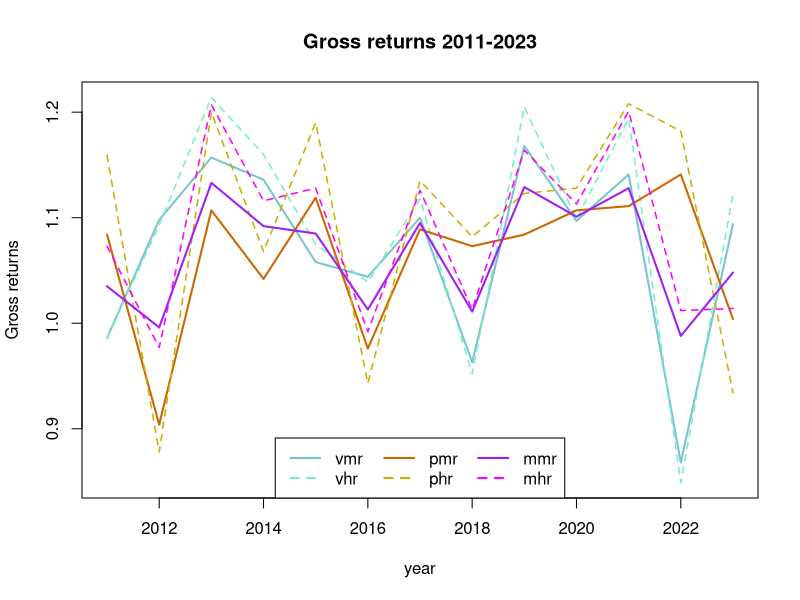
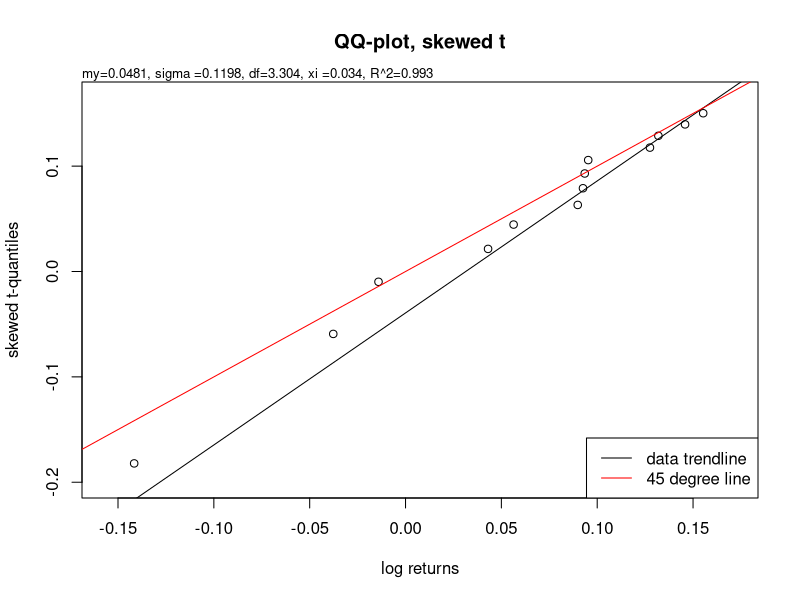
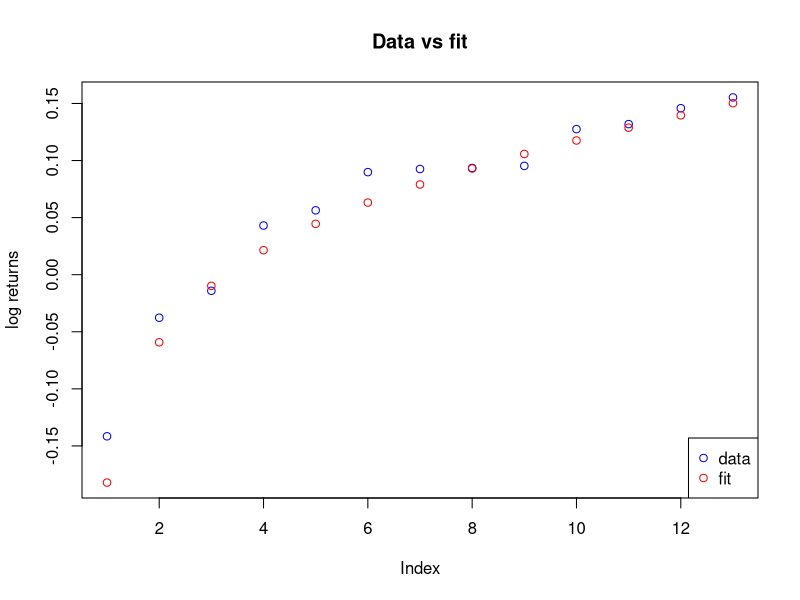
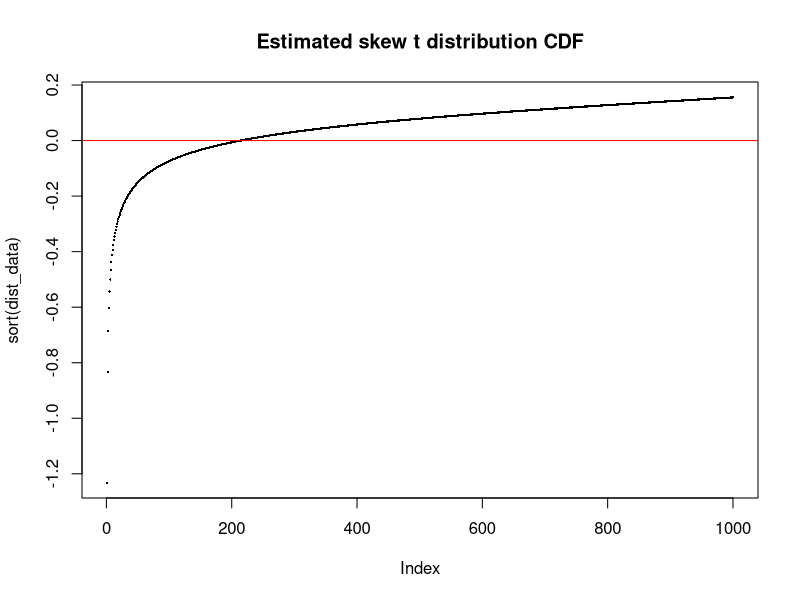
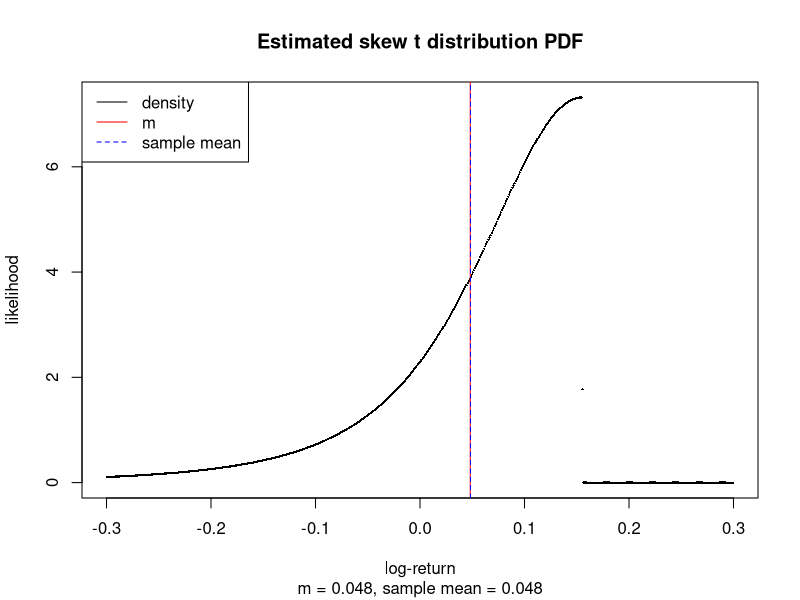
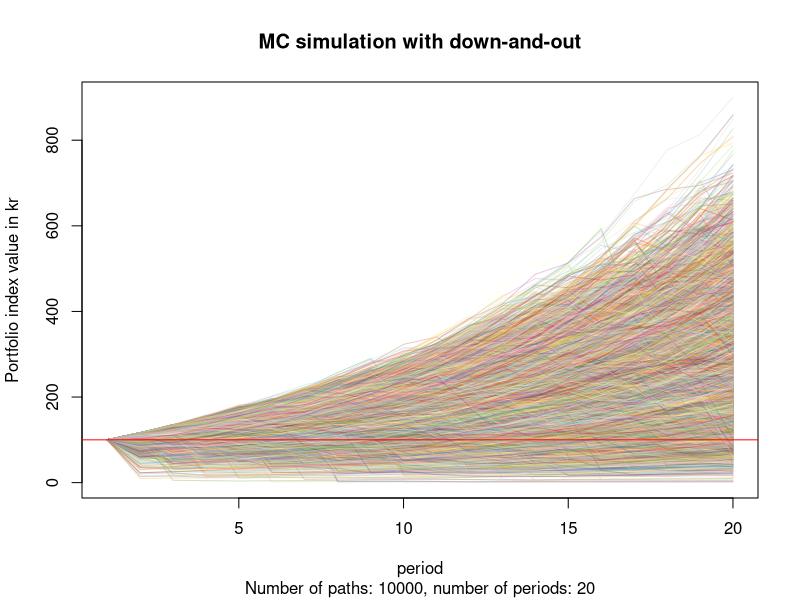

Reproduce these figures in R, in order. (Note: this script raises an error after producing the figures.)
## ---- chunk 1
knitr::opts_chunk$set(echo=FALSE, warning=FALSE, message=FALSE)
## ---- chunk 2
library("fGarch")
library(RColorBrewer)
library(scales)
library(dplyr)
## ---- chunk 3
mc_num_paths <- 10000
mc_num_periods <- 20
mc_dao <- TRUE
## ---- chunk 4

## Calculate risk percentiles.
## data can be a data frame or a list of data frames.
# risk_percentiles <- function(data, percent, max_or_min) {
#   init_capital = 100
#   if(!is.list(data)) {
#     init_capital = 100
#   } else {
#     init_capital <- init_capital/length(data)
#     vect <- data[[1]]
#     if(length(data) > 1) {
#       for(i in 2:length(data)) {
#         vect <- vect + data[[i]]
#       }
#     }
#     data <- vect
#   }
#   if(max_or_min == "max"){
#       init_capital * (length(which(data < (100 - percent)/100)) + 0.5) / 1000
#     } else {
#       init_capital * (length(which(data > (100 + percent)/100)) + 0.5) / 1000
#     }
# }

## dist_data is given as log returns.
risk_percentiles <- function(dist_data, percent, max_or_min) {
  num_points <- length(dist_data)
  log_returns <- sort(dist_data)
  if(max_or_min == "max"){
    100 * (length(which(dist_data < log((100 - percent)/100)))) / num_points
  } else {
    100 * (length(which(dist_data > log((100 + percent)/100)))) / num_points
  }
}
risk_percentiles <- Vectorize(risk_percentiles, "percent")
  
## Estimate risk
risk_estimate <- function(dist_data, max_or_min = "max", percent) {
  if(max_or_min == "max") {
    cat("What is the risk of losing max", percent,"%? =<", risk_percentiles(dist_data, percent, max_or_min), "percent\n")
  } else {
    cat("What is the chance of gaining min", percent,"%? >=",risk_percentiles(dist_data, percent, max_or_min), "percent\n")
  }
}

## down_and_out_df() takes a data frame as input.
## For each column, the first element which is below the threshold and all following elements
## are set to 0.
down_and_out_df <- function(df, threshold) {
  ll <- lapply(df,
    function(vect) {
      n <- length(vect) 
      for(i in seq_along(vect)) {
        if(vect[i] < threshold ) {
          if(i == n) {break}
          vect[(i):n] <- rep(0, n - i + 1)
          break
        }
      }
      vect
    }
  )
  as.data.frame(ll)
}

down_and_out_vect <- function(vect, threshold) {
  n <- length(vect) 
  for(i in seq_along(vect)) {
    if(vect[i] < threshold ) {
      if(i == n) {break}
      vect[(i):n] <- rep(0, n - i + 1)
      break
    }
  }
  vect
}

count_num_dao <- function(df, threshold = 0) {
  length(which(df[nrow(df), ] <= threshold))
}

df_summary_to_df <- function(df_summary) {
  summary_df_pre <- as.data.frame(df_summary)
  summary_levels <- levels(summary_df_pre$Var2)
  summary_df <- data.frame(
    matrix(
      length(summary_levels), 
      nrow=nrow(
        summary_df_pre[summary_df_pre$Var2 == summary_levels[[1]], ]
      )
    )
  )
  summary_df_2 <- summary_df
  for(i in seq_along(summary_levels)) {
    summary_df[, i] <- summary_df_pre[summary_df_pre$Var2 == summary_levels[i], "Freq"]
  }

  row_names <- c("Min.   :", "1st Qu.:", "Median :", "Mean   :", "3rd Qu.:", "Max.   :")
  for(i in 1:nrow(summary_df)) {
    for(j in 1:ncol(summary_df)) {
      summary_df_2[i, j] <- as.numeric(gsub(row_names[i], "", summary_df[i, j]))
    }
  }
  names(summary_df_2) <- unlist(lapply(summary_levels, function(x) {gsub(" ", "", x)}))
  row.names(summary_df_2) <- row_names
  summary_df_2
}

## Rank funds for each metric in a summary data frame
## sorting is a list of elements being either "hi" or "lo", one element for each
## metric. If "hi", sort descending, if "lo", sort ascending.
rank_summary <- function(summary_df, sorting) {
  ll <- list()
  for(i in 1:nrow(summary_df)) {
    ll[[i]] <- data.frame(unlist(summary_df[i, ]), colnames(summary_df))
    #colnames(ll[[i]]) <- c(rownames(summary_df)[i], paste0(rownames(summary_df)[i], "_ranking"))
    colnames(ll[[i]]) <- c(rownames(summary_df)[i], "ranking")
    ifelse(
      sorting[i] == "hi",
      ll[[i]] <- arrange(
        ll[[i]],
        desc(
          get(colnames(ll[[i]])[1])
        )
      ),
      ll[[i]] <- arrange(
        ll[[i]],
        get(colnames(ll[[i]])[1])
      )
    )
    ifelse(
      i == 1,
      mc_rankings <- ll[[i]],
      mc_rankings <- cbind(mc_rankings, ll[[i]])
    )
  }
  
  rownames(mc_rankings) <- 1:nrow(mc_rankings)
  mc_rankings
}

max_sum <- function(data_vector, p = 1) {
  ms <- c()
  x <- data_vector
  for(n in seq_along(data_vector)) {
    ms[n] <- max(x[1:n]^p) / sum(x[1:n]^p)
  }
  ms
}

plot_max_sum <- function(fit, num_periods) {
  ms_log_returns <- rsstd(num_periods - 1, fit$m, fit$s, fit$nu, fit$xi)
  par(mfrow = c(2, 2))
  lapply(1:4, function(p) {
    ms_vector <- max_sum(ms_log_returns, p)
    plot(ms_vector, type = "l", ylim = c(min(ms_vector), max(ms_vector)), xlab = "n", ylab = paste0("MS(", p, ")"), main = paste0("MS(", p, ")")
    )
  })
  par(mfrow = c(1, 1))
}


## Fit data to a skewed t distribution
fit_skewed_t <- function(x, method = "BFGS") {
  loglik_sstd = function(beta) sum(- dsstd(x, mean = beta[1], sd = beta[2], nu = beta[3], xi = beta[4], log = TRUE))
  start = c(mean(x), sd(x), 3, 1)
  #fit_sstd = optim(start, loglik_sstd, hessian = F, method="L-BFGS-B", lower = c(0, 0.1, 1.1, -2))
  fit_sstd = optim(start, loglik_sstd, method = method)

  n = length(x)
  
  AIC_sstd = 2 * fit_sstd$value + 2 * 4
  BIC_sstd = 2 * fit_sstd$value + log(n) * 4
  #sd_sstd = sqrt(diag(solve(fit_sstd$hessian)))
  cat("\n")
  #cat("sd_sstd:", sd_sstd)
  cat("AIC:", AIC_sstd, "\n")
  cat("BIC:", BIC_sstd, "\n")
  
  # Middelværdi:
  mu_sstd_fit <- fit_sstd$par[1]#/1000
  cat("m:", mu_sstd_fit, "\n")
  
  # Spredning:
  sigma_sstd_fit <- fit_sstd$par[2]#/1000
  cat("s:", sigma_sstd_fit, "\n")
  
  # Frihedsgrader:
  nu_sstd_fit <- fit_sstd$par[3] # 3.36019
  cat("nu (df):", nu_sstd_fit, "\n")
  
  xi_sstd_fit <- fit_sstd$par[4] # 0.8436514
  cat("xi:", xi_sstd_fit, "\n")
  
  fit <- qsstd((1:n - 0.5)/n, mean = fit_sstd$par[1], sd = fit_sstd$par[2], nu = fit_sstd$par[3], xi = fit_sstd$par[4])

  r_squared <- cor(sort(fit), sort(x))
  # R^2
  r_squared_round <- round(r_squared, 3)
  cat("R^2:", r_squared_round, "\n")
  cat("\n")
  
  range_cuts <- c(0.0, 0.5, 0.9, 0.95, 0.99, 1.0)
  interpretations <- c(
    paste0("An R^2 of ", r_squared_round, " suggests that the fit is not great."),
    paste0("An R^2 of ", r_squared_round, " suggests that the fit is not completely random."),
    paste0("An R^2 of ", r_squared_round, " suggests that the fit is good."),
    paste0("An R^2 of ", r_squared_round, " suggests that the fit is very good."),
    paste0("An R^2 of ", r_squared_round, " suggests that the fit is extremely good.")
  )
  
  cat(interpretations[findInterval(r_squared_round, range_cuts)])
  cat("\n")
  cat("\n")
  
  dist_data <- qsstd((1:1000 - 0.5)/1000, mean = fit_sstd$par[1], sd = fit_sstd$par[2], nu = fit_sstd$par[3], xi = fit_sstd$par[4])
  
  dens_data <- dsstd((-299:300 - 0.5)/1000, mean = fit_sstd$par[1], sd = fit_sstd$par[2], nu = fit_sstd$par[3], xi = fit_sstd$par[4])
  
  sample_mean <- mean(dist_data)

  risk_estimate(dist_data, "max", 10)
  risk_estimate(dist_data, "max", 25)
  risk_estimate(dist_data, "max", 50)
  risk_estimate(dist_data, "max", 90)
  risk_estimate(dist_data, "max", 99)
  cat("\n")
  risk_estimate(dist_data, "min", 10)
  risk_estimate(dist_data, "min", 25)
  risk_estimate(dist_data, "min", 50)
  risk_estimate(dist_data, "min", 90)
  risk_estimate(dist_data, "min", 99)

  theoretical_quantiles <- qsstd(ppoints(n), mu_sstd_fit, sigma_sstd_fit, nu_sstd_fit, xi_sstd_fit)
  
  output <- list(
    # Plot with estimated skewed t-distribution
    # qq plot for t-distribution
    qqplot = function() {qqplot(x = x, y = theoretical_quantiles, main = "QQ-plot, skewed t", xlab = "log returns", ylab = "skewed t-quantiles",  xlim = c(min(x) - abs(min(x))/10, max(x) + abs(max(x))/10), ylim = c(min(fit) - abs(min(fit))/10, max(fit) + abs(max(fit))/10))
    mtext(paste0("my=", round(mu_sstd_fit, 4),", sigma =", round(sigma_sstd_fit, 4),", df=",round(nu_sstd_fit, 3), ", xi =", round(xi_sstd_fit, 3), ", R^2=", r_squared_round), side=3,  cex = 0.8, adj=0)
    qqline(x, distribution = function(p) qsstd(p, mu_sstd_fit, sigma_sstd_fit, nu_sstd_fit, xi_sstd_fit), datax = TRUE, col="black")
    abline(0, 1, col = "red")
    legend("bottomright", legend = c("data trendline", "45 degree line"), col = c("black", "red"), lty = c(1, 1))
    },
    fit_plot = function() {
      plot(sort(x), col="blue", ylab = "log returns", main = "Data vs fit",
           ylim = c(min(c(x, fit)), max(c(x, fit))))
      points(sort(fit), col="red")
      legend("bottomright", legend = c("data", "fit"), col = c("blue", "red"), pch = c(1, 1))
    },
    dist_plot = function() {
      plot(sort(dist_data), pch = 16, cex = 0.3, main = "Estimated skew t distribution CDF")
      abline(a = 0, b = 0, col = "red")
    },
    dens_plot = function() {
      plot(x = (-299:300 - 0.5)/1000, y = dens_data, cex = 0.3, pch = 16, xlab = "log-return", ylab = "likelihood", main = "Estimated skew t distribution PDF",
      sub = paste0("m = ", round(mu_sstd_fit, 3), ", sample mean = ", round(sample_mean, 3)))
      abline(v = mu_sstd_fit, col = "red")
      abline(v = sample_mean, lty = 2, col = "blue")
      legend("topleft", legend = c("density", "m", "sample mean"), col = c("black", "red", "blue"), lty = c(1, 1, 2))
    },
    data = x,
    fit = fit,
    dist_data = dist_data,
    dens_data = dens_data,
    m = mu_sstd_fit,
    s = sigma_sstd_fit,
    nu = nu_sstd_fit,
    xi = xi_sstd_fit,
    r_squared = r_squared,
    theoretical_quantiles = theoretical_quantiles
  )
  
  comment(output) <- "single_fit"
  output
}


# mc_simulation <- function(fit, num_paths = 1000, num_periods = 20, dao = TRUE) {
#   init_capital = 100
# 
#   qual_col_pals = brewer.pal.info[brewer.pal.info$category == 'qual',]
#   col_vector = unlist(mapply(brewer.pal, qual_col_pals$maxcolors, rownames(qual_col_pals)))
# 
#   mc_df <- data.frame(rep(0, num_periods))
#   for(j in 1:num_paths) {
#     mc_df[ ,j] <- init_capital * exp(cumsum(rsstd(num_periods, fit$m, fit$s, fit$nu, fit$xi)))
#   }
# 
#   colnames(mc_df) <- 1:num_paths
#   
#   mc_m <- mean(unlist(mc_df[num_periods, ]))
#   mc_s <- sd(unlist(mc_df[num_periods, ]))
#   mc_min <- min(unlist(mc_df[num_periods, ]))
#   mc_max <- max(unlist(mc_df[num_periods, ]))
#   
#   cat("Mean total portfolio index value after", num_periods, "years:", mc_m, "kr.\n")
#   cat("SD of total portfolio index value after", num_periods, "years:", mc_s, "kr.\n")
#   cat("Min total portfolio index value after", num_periods, "years:", mc_min, "kr.\n")
#   cat("Max total portfolio index value after", num_periods, "years:", mc_max, "kr.\n")
#   cat("\n")
#   
#   list(
#     mc_plot = function() {
#       plot(mc_df[, 1], type = "l", ylim = c(min(mc_df), max(mc_df)), xlab = "period", ylab = "Portfolio index value in kr", )
#       lapply(mc_df[, -1], function(x) {
#         lines(x, col = alpha(sample(col_vector, num_paths, replace = TRUE), 0.3))}
#       )
#       #polygon(x = c(0, num_periods, num_periods, 0), y = c(min(mc_df), min(mc_df), 0, 0), col = rgb(0.4, 0.4, 0.4, 0.25), border = NA)
#       abline(100, 0, lwd=1, col="red")
#     },
#     mc_plot_last_period = function() {
#       plot(
#         sort(unlist(mc_df[num_periods, ])), pch = 16, cex = 0.3,
#         xlab = "Sample ID",
#         ylab = "Portfolio index value in kr"
#       )
#       #polygon(x = c(0, num_paths, num_paths, 0), y = c(min(mc_df), min(mc_df), 0, 0), col = rgb(0.4, 0.4, 0.4, 0.25), border = NA)
#       abline(100, 0, lwd=1, col="red")
#       mtext(side=3, line=2, at=-0.07, adj=0, cex=1, "Sorted portfolio index values for last period of all runs")
#       mtext(side=3, line=1, at=-0.07, adj=0, cex=0.7, "(100 is par, 200 is double, 50 is half)")
#     },
#     mc_m = mc_m,
#     mc_s = mc_s,
#     mc_min = mc_min,
#     mc_max = mc_max,
#     mc_df = mc_df
#   )
# }


## Monte Carlo simulation
## Creates a data frame where each column is a simulated series, and the number 
## of rows is the number of periods in each series.
## The fit parameter can be a single output from fit_skewed_t(), or a list of 
## outputs from fit_skewed_t().
## mc_simulation() will create a separate simulation for each fit, dividing an 
## initial value of 100 between them, and then add the simulations together.
## For instance, if there are two fits, the first column of the simulations data 
## frame for the first fit will be added to the first column of the second df, ect.
## If dao=TRUE, will calculate down-and-out paths. For each column, the first 
## element which is below the threshold and all following elements are set to 0.

mc_simulation <- function(
    fit, 
    num_paths = 1000, 
    num_periods = 20,
    dao = TRUE,
    threshold = 0.01
    ) {
  init_capital = 100

  qual_col_pals = brewer.pal.info[brewer.pal.info$category == 'qual',]
  col_vector = unlist(mapply(brewer.pal, qual_col_pals$maxcolors, rownames(qual_col_pals)))

  ## Each single fit has comment "single_fit".
  ## A list if fits will not have a comment.
  if(is.null(comment(fit))) {
    ## A list of fits
    init_capital = 100/length(fit)
    mc_df <- data.frame(matrix(rep(0, num_paths * num_periods), nrow = num_periods))
    for(i in seq_along(fit)) {
      for(j in 1:num_paths) {
        mc_df[ ,j] <- mc_df[ ,j] + c(init_capital, init_capital * exp(cumsum(rsstd(num_periods - 1, fit[[i]]$m, fit[[i]]$s, fit[[i]]$nu, fit[[i]]$xi))))
      }
    }
  } else {
    if(comment(fit) == "single_fit") {
      mc_df <- data.frame(rep(0, num_periods))
      for(j in 1:num_paths) {
        mc_df[ ,j] <- c(init_capital, init_capital * exp(cumsum(rsstd(num_periods - 1, fit$m, fit$s, fit$nu, fit$xi))))
      }
    }
  }
  

  if(dao == TRUE) {
    mc_df <- down_and_out_df(mc_df, threshold)
    num_dao <- count_num_dao(mc_df)
    dao_probability_percent <- 100 * num_dao/num_paths
    
    cat("Down-and-out simulation:\n")
    cat("Probability of down-and-out:", dao_probability_percent, "percent\n")
    cat("\n")
  } else {
    cat("Simulation (ignoring down-and-out):\n")
    dao_probability_percent <- NA
  }

  colnames(mc_df) <- 1:num_paths

  mc_m <- mean(unlist(mc_df[num_periods, ]))
  mc_s <- sd(unlist(mc_df[num_periods, ]))
  mc_min <- min(unlist(mc_df[num_periods, ]))
  mc_max <- max(unlist(mc_df[num_periods, ]))
  
  percent_losing_paths <- 100 * count_num_dao(mc_df, threshold = 100)/num_paths

  cat("Mean portfolio index value after", num_periods, "years:", round(mc_m, 3), "kr.\n")
  cat("SD of portfolio index value after", num_periods, "years:", round(mc_s, 3), "kr.\n")
  cat("Min total portfolio index value after", num_periods, "years:", round(mc_min, 3), "kr.\n")
  cat("Max total portfolio index value after", num_periods, "years:", round(mc_max, 3), "kr.\n")
  cat("\n")
  cat("Share of paths finishing below 100:", percent_losing_paths, "percent")

  list(
    mc_plot = function() {
      plot(mc_df[, 1], type = "l", ylim = c(min(mc_df), max(mc_df)), xlab = "period", ylab = "Portfolio index value in kr", main = paste0("MC simulation ", ifelse(dao == TRUE, "with down-and-out", "ignoring down-and-out")), sub = paste0("Number of paths: ", num_paths, ", number of periods: ", num_periods))
      lapply(mc_df[, -1], function(x) {
        lines(x, col = alpha(sample(col_vector, num_paths, replace = TRUE), 0.3))}
      )
      abline(100, 0, lwd=1, col="red")
    },
    mc_plot_last_period = function() {
      plot(
        sort(unlist(mc_df[num_periods, ])), pch = 16, cex = 0.3,
        xlab = "Sample ID",
        ylab = "Portfolio index value in kr"
      )
      abline(100, 0, lwd=1, col="red")
      mtext(side=3, line=2, at=-0.07, adj=0, cex=1, "Sorted portfolio index values for last period of all runs")
      mtext(side=3, line=1, at=-0.07, adj=0, cex=0.7, "(100 is par, 200 is double, 50 is half)")
    },
    mc_m = mc_m,
    mc_s = mc_s,
    mc_min = mc_min,
    mc_max = mc_max,
    mc_df = mc_df,
    dao_probability_percent = dao_probability_percent,
    percent_losing_paths = percent_losing_paths
  )
}
## ---- chunk 5
# Velliv medium risk returns
vmr <- log(c(0.986, 1.098, 1.157, 1.136, 1.058, 1.044, 1.100, 0.963, 1.168, 1.097, 1.141, 0.868, 1.094))

# Velliv medium risk return, long period: 2007-2023
vmrl <- log(c(1.058, 0.801, 1.193, 1.129, 1.035, 0.996, 1.133, 1.092, 1.085, 1.013, 1.095, 1.011, 1.129, 1.101, 1.128, 0.988, 1.048))

# PFA medium risk returns
pmr <- log(c(1.084, 0.904, 1.107, 1.042, 1.119, 0.976, 1.089, 1.073, 1.084, 1.107, 1.111, 1.141, 1.004))

# Mix medium risk return
mmr <- log(c(1.035, 0.996, 1.133, 1.092, 1.085, 1.013, 1.095, 1.011, 1.129, 1.101, 1.128, 0.988, 1.048))

# Velliv high risk returns
vhr <- log(c(0.986, 1.093, 1.214, 1.160, 1.075, 1.039, 1.118, 0.952, 1.205, 1.099, 1.194, 0.849, 1.122))

# PFA high risk return
phr <- log(c(1.159, 0.878, 1.200, 1.068, 1.190, 0.943, 1.135, 1.082, 1.123, 1.128, 1.208, 1.182, 0.934))
  
# Mix high risk return
mhr <- log(c(1.073, 0.977, 1.207, 1.116, 1.128, 0.992, 1.126, 1.013, 1.164, 1.113, 1.201, 1.012, 1.014))

data_df <- data.frame(
  vmr = vmr,
  pmr = pmr,
  mmr = mmr,
  vhr = vhr,
  phr = phr,
  mhr = mhr
)

data_df_l <- data.frame(
  vmrl = vmrl
)
## ---- chunk 6
all_data <- exp(c(vmr, vhr, pmr, phr, mmr, mhr))
plot(x = c(2011:2023), y = exp(vmr), type = "l",  lty = 1, lwd = 2, xlab = "year", ylab = "Gross returns", col = "#7AC5CD", ylim = c(min(all_data), max(all_data)), main = "Gross returns 2011-2023")
lines(x = c(2011:2023), y = exp(vhr), col = "#76EEC6",  lty = 2, lwd = 1.5)
lines(x = c(2011:2023), y = exp(pmr), col = "#CD6600",  lty = 1, lwd = 2)
lines(x = c(2011:2023), y = exp(phr), col = "#CDAD00",  lty = 2, lwd = 1.5)
lines(x = c(2011:2023), y = exp(mmr), col = "#A020F0",  lty = 1, lwd = 2)
lines(x = c(2011:2023), y = exp(mhr), col = "#FF00FF",  lty = 2, lwd = 1.5)
legend("bottom", legend = c("vmr", "vhr", "pmr", "phr", "mmr", "mhr"), col = c("#7AC5CD", "#76EEC6", "#CD6600", "#CDAD00", "#A020F0", "#FF00FF"), lty = c(1, 2, 1, 2, 1, 2), lwd = 2, ncol = 3 )
## ---- chunk 7
df_summary <- summary(exp(data_df))
df_summary
## ---- chunk 8
summary(exp(data_df_l))
## ---- chunk 9
summary_df <- df_summary_to_df(df_summary)
summary_df
## ---- chunk 10
knitr::kable(rank_summary(summary_df, sorting = c("hi", "hi", "hi", "hi")), digits = 3)
## ---- chunk 11
cat("cov(vmr, pmr) = ", cov(vmr, pmr), "\n")
cat("cov(vhr, phr) = ", cov(vhr, phr), "\n")
## ---- chunk 12
fit_vmr <- fit_skewed_t(vmr)
## ---- chunk 13
(fit_vmr$qqplot)()
## ---- chunk 14
(fit_vmr$fit_plot)()
## ---- chunk 15
(fit_vmr$dist_plot)()
## ---- chunk 16
(fit_vmr$dens_plot)()
## ---- chunk 17
mc_vmr <- mc_simulation(fit_vmr, num_paths = mc_num_paths, num_periods = mc_num_periods, dao = mc_dao)
## ---- chunk 18
(mc_vmr$mc_plot)()
## ---- chunk 19
(mc_vmr$mc_plot_last_period)()
## ---- chunk 20
plot_max_sum(fit_vmr, 1e4)
## ---- chunk 21
fit_vmrl <- fit_skewed_t(vmrl)
## ---- chunk 22
(fit_vmrl$qqplot)()
## ---- chunk 23
(fit_vmrl$fit_plot)()
## ---- chunk 24
(fit_vmrl$dist_plot)()
## ---- chunk 25
(fit_vmrl$dens_plot)()
## ---- chunk 26
mc_vmrl <- mc_simulation(fit_vmrl, num_paths = mc_num_paths, num_periods = mc_num_periods, dao = mc_dao)
## ---- chunk 27
(mc_vmrl$mc_plot)()
## ---- chunk 28
(mc_vmrl$mc_plot_last_period)()
## ---- chunk 29
plot_max_sum(fit_vmrl, 1e4)
## ---- chunk 30
fit_vhr <- fit_skewed_t(vhr, method = "Nelder-Mead")
## ---- chunk 31
(fit_vhr$qqplot)()
## ---- chunk 32
(fit_vhr$fit_plot)()
## ---- chunk 33
(fit_vhr$dist_plot)()
## ---- chunk 34
(fit_vhr$dens_plot)()
## ---- chunk 35
mc_vhr <- mc_simulation(fit_vhr, num_paths = mc_num_paths, num_periods = mc_num_periods, dao = mc_dao)
## ---- chunk 36
(mc_vhr$mc_plot)()
## ---- chunk 37
(mc_vhr$mc_plot_last_period)()
## ---- chunk 38
plot_max_sum(fit_vhr, 1e4)
## ---- chunk 39
fit_pmr <- fit_skewed_t(pmr)
## ---- chunk 40
(fit_pmr$qqplot)()
## ---- chunk 41
fit_pmr$theoretical_quantiles
## ---- chunk 42
(fit_pmr$fit_plot)()
## ---- chunk 43
(fit_pmr$dist_plot)()
## ---- chunk 44
(fit_pmr$dens_plot)()
## ---- chunk 45
mc_pmr <- mc_simulation(fit_pmr, num_paths = mc_num_paths, num_periods = mc_num_periods, dao = mc_dao)
## ---- chunk 46
(mc_pmr$mc_plot)()
## ---- chunk 47
(mc_pmr$mc_plot_last_period)()
## ---- chunk 48
plot_max_sum(fit_pmr, 1e4)
## ---- chunk 49
fit_phr <- fit_skewed_t(phr)
## ---- chunk 50
(fit_phr$qqplot)()
## ---- chunk 51
(fit_phr$fit_plot)()
## ---- chunk 52
(fit_phr$dist_plot)()
## ---- chunk 53
(fit_phr$dens_plot)()
## ---- chunk 54
mc_phr <- mc_simulation(fit_phr, num_paths = mc_num_paths, num_periods = mc_num_periods, dao = mc_dao)
## ---- chunk 55
(mc_phr$mc_plot)()
## ---- chunk 56
(mc_phr$mc_plot_last_period)()
## ---- chunk 57
plot_max_sum(fit_phr, 1e4)
## ---- chunk 58
fit_mmr <- fit_skewed_t(mmr)
## ---- chunk 59
(fit_mmr$qqplot)()
## ---- chunk 60
(fit_mmr$fit_plot)()
## ---- chunk 61
(fit_mmr$dist_plot)()
## ---- chunk 62
(fit_mmr$dens_plot)()
## ---- chunk 63
mc_mmr_a <- mc_simulation(fit_mmr, num_paths = mc_num_paths, num_periods = mc_num_periods, dao = mc_dao)
## ---- chunk 64
(mc_mmr_a$mc_plot)()
## ---- chunk 65
(mc_mmr_a$mc_plot_last_period)()
## ---- chunk 66
# NOTE: Can we just use the mixed returns, when we are mixing two processes with individual path dependence? (See appendix)
# 
# Instead we try doing one MC simulation for `vmr` and one for `pmr`, each with initial value 50, then adding the two simulations to each other.
## ---- chunk 67
mc_mmr_b <- mc_simulation(list(fit_vmr, fit_pmr), num_paths = mc_num_paths, num_periods = mc_num_periods, dao = mc_dao)
## ---- chunk 68
(mc_mmr_b$mc_plot)()
## ---- chunk 69
(mc_mmr_b$mc_plot_last_period)()
## ---- chunk 70
plot_max_sum(fit_mmr, 1e4)
## ---- chunk 71
fit_mhr <- fit_skewed_t(mhr)
## ---- chunk 72
(fit_mhr$qqplot)()
## ---- chunk 73
(fit_mhr$fit_plot)()
## ---- chunk 74
(fit_mhr$dist_plot)()
## ---- chunk 75
(fit_mhr$dens_plot)()
## ---- chunk 76
mc_mhr_a <- mc_simulation(fit_mhr, num_paths = mc_num_paths, num_periods = mc_num_periods, dao = mc_dao)
## ---- chunk 77
(mc_mhr_a$mc_plot)()
## ---- chunk 78
(mc_mhr_a$mc_plot_last_period)()
## ---- chunk 79
# NOTE: Can we just use the mixed returns, when we are mixing two processes with individual path dependence? (See appendix)
# 
# Instead we try doing one MC simulation for `vhr` and one for `phr`, each with initial value 50, then adding the two simulations to each other.
## ---- chunk 80
mc_mhr_b <- mc_simulation(list(fit_vhr, fit_phr), num_paths = mc_num_paths, num_periods = mc_num_periods, dao = mc_dao)
## ---- chunk 81
(mc_mhr_b$mc_plot)()
## ---- chunk 82
(mc_mhr_b$mc_plot_last_period)()
## ---- chunk 83
plot_max_sum(fit_mhr, 1e4)
## ---- chunk 84
# Use "max" for losses
percent_vals = c(0, 5, 10, 25, 50, 90, 99)
risk_percentiles_df <-  data.frame(
      #Percent = percent_vals,
      Velliv_m = risk_percentiles(fit_vmr$dist_data, percent_vals, "max"),
      Velliv_m_l = risk_percentiles(fit_vmrl$dist_data, percent_vals, "max"),
      Velliv_h = risk_percentiles(fit_vhr$dist_data, percent_vals, "max"),
      PFA_m = risk_percentiles(fit_pmr$dist_data, percent_vals, "max"),
      PFA_h = risk_percentiles(fit_phr$dist_data, percent_vals, "max"),
      mix_m = risk_percentiles(fit_mmr$dist_data, percent_vals, "max"),
      mix_h = risk_percentiles(fit_mhr$dist_data, percent_vals, "max")
)

rownames(risk_percentiles_df) <- as.character(percent_vals)
## ---- chunk 85
knitr::kable(risk_percentiles_df, digits = 3)
## ---- chunk 86
knitr::kable(rank_summary(risk_percentiles_df, sorting = rep("hi", length(percent_vals))), digits = 3)
## ---- chunk 87
# Use "min" for gains
percent_vals = c(0, 5, 10, 25, 50, 100)
gain_percentiles_df <-  data.frame(
      #Percent = percent_vals,
      Velliv_m = risk_percentiles(fit_vmr$dist_data, percent_vals, "min"),
      Velliv_m_l = risk_percentiles(fit_vmrl$dist_data, percent_vals, "min"),
      Velliv_h = risk_percentiles(fit_vhr$dist_data, percent_vals, "min"),
      PFA_m = risk_percentiles(fit_pmr$dist_data, percent_vals, "min"),
      PFA_h = risk_percentiles(fit_phr$dist_data, percent_vals, "min"),
      mix_m = risk_percentiles(fit_mmr$dist_data, percent_vals, "min"),
      mix_h = risk_percentiles(fit_mhr$dist_data, percent_vals, "min")
)

rownames(gain_percentiles_df) <- as.character(percent_vals)
## ---- chunk 88
knitr::kable(gain_percentiles_df, digits = 3)
## ---- chunk 89
knitr::kable(rank_summary(gain_percentiles_df, sorting = rep("hi", length(percent_vals))), digits = 3)
## ---- chunk 90
# Use "max" for losses
percent_vals = c(0, 5, 10, 25, 50, 90, 99)
mc_loss_percentiles_df <-  data.frame(
      #Percent = percent_vals,
      Velliv_m = risk_percentiles(log(unlist(mc_vmr$mc_df[20, ])/100), percent_vals, "max"),
      Velliv_m_l = risk_percentiles(log(unlist(mc_vmrl$mc_df[20, ])/100), percent_vals, "max"),
      Velliv_h = risk_percentiles(log(unlist(mc_vhr$mc_df[20, ])/100), percent_vals, "max"),
      PFA_m = risk_percentiles(log(unlist(mc_pmr$mc_df[20, ])/100), percent_vals, "max"),
      PFA_h = risk_percentiles(log(unlist(mc_phr$mc_df[20, ])/100), percent_vals, "max"),
      mix_m_a = risk_percentiles(log(unlist(mc_mmr_a$mc_df[20, ])/100), percent_vals, "max"),
      mix_h_a = risk_percentiles(log(unlist(mc_mhr_a$mc_df[20, ])/100), percent_vals, "max"),
      mix_m_b = risk_percentiles(log(unlist(mc_mmr_b$mc_df[20, ])/100), percent_vals, "max"),
      mix_h_b = risk_percentiles(log(unlist(mc_mhr_b$mc_df[20, ])/100), percent_vals, "max")
)

rownames(mc_loss_percentiles_df) <- as.character(percent_vals)
## ---- chunk 91
knitr::kable(mc_loss_percentiles_df, digits = 3)
## ---- chunk 92
knitr::kable(rank_summary(mc_loss_percentiles_df, sorting = rep("hi", length(percent_vals))), digits = 3)
## ---- chunk 93
# Use "min" for gains
percent_vals = c(0, 5, 10, 25, 50, 100, 200, 300, 400, 500, 1000)
mc_gain_percentiles_df <-  data.frame(
      #Percent = percent_vals,
      Velliv_m = risk_percentiles(log(unlist(mc_vmr$mc_df[20, ])/100), percent_vals, "min"),
      Velliv_m_l = risk_percentiles(log(unlist(mc_vmrl$mc_df[20, ])/100), percent_vals, "min"),
      Velliv_h = risk_percentiles(log(unlist(mc_vhr$mc_df[20, ])/100), percent_vals, "min"),
      PFA_m = risk_percentiles(log(unlist(mc_pmr$mc_df[20, ])/100), percent_vals, "min"),
      PFA_h = risk_percentiles(log(unlist(mc_phr$mc_df[20, ])/100), percent_vals, "min"),
      mix_m_a = risk_percentiles(log(unlist(mc_mmr_a$mc_df[20, ])/100), percent_vals, "min"),
      mix_h_a = risk_percentiles(log(unlist(mc_mhr_a$mc_df[20, ])/100), percent_vals, "min"),
      mix_m_b = risk_percentiles(log(unlist(mc_mmr_b$mc_df[20, ])/100), percent_vals, "min"),
      mix_h_b = risk_percentiles(log(unlist(mc_mhr_b$mc_df[20, ])/100), percent_vals, "min")
)

rownames(mc_gain_percentiles_df) <- as.character(percent_vals)
## ---- chunk 94
knitr::kable(mc_gain_percentiles_df, digits = 3)
## ---- chunk 95
knitr::kable(rank_summary(mc_gain_percentiles_df[1:6, ], sorting = rep("hi", length(percent_vals))), digits = 3)
## ---- chunk 96
knitr::kable(rank_summary(mc_gain_percentiles_df[7:11, ], sorting = rep("hi", length(percent_vals))), digits = 3)
## ---- chunk 97
fit_summary <- data.frame(
  Velliv_medium = c(fit_vmr$m, fit_vmr$s, fit_vmr$nu, fit_vmr$xi, fit_vmr$r_squared),
  Velliv_medium_long = c(fit_vmrl$m, fit_vmrl$s, fit_vmrl$nu, fit_vmrl$xi, fit_vmrl$r_squared),
  Velliv_high = c(fit_vhr$m, fit_vhr$s, fit_vhr$nu, fit_vhr$xi, fit_vhr$r_squared),
  PFA_medium = c(fit_pmr$m, fit_pmr$s, fit_pmr$nu, fit_pmr$xi, fit_pmr$r_squared),
  PFA_high = c(fit_phr$m, fit_phr$s, fit_phr$nu, fit_phr$xi, fit_phr$r_squared),
  mix_medium = c(fit_mmr$m, fit_mmr$s, fit_mmr$nu, fit_mmr$xi, fit_mmr$r_squared),
  mix_high = c(fit_mhr$m, fit_mhr$s, fit_mhr$nu, fit_mhr$xi, fit_mhr$r_squared)
)

rownames(fit_summary) <- c("m", "s", "nu", "xi", "R-squared")
## ---- chunk 98
knitr::kable(fit_summary, digits = 3)
## ---- chunk 99
knitr::kable(rank_summary(fit_summary[c(1, 2, 5), ], sorting = c("hi", "lo", "hi")), digits = 3)
## ---- chunk 100
cat("Number of paths:", mc_num_paths, "\n")
## ---- chunk 101
mc_summary <- data.frame(
  Velliv_m = c(mc_vmr$mc_m, mc_vmr$mc_s, mc_vmr$mc_min, mc_vmr$mc_max, mc_vmr$dao_probability_percent, mc_vmr$percent_losing_paths),
  Velliv_m_l = c(mc_vmrl$mc_m, mc_vmrl$mc_s, mc_vmrl$mc_min, mc_vmrl$mc_max, mc_vmrl$dao_probability_percent, mc_vmrl$percent_losing_paths),
  Velliv_h = c(mc_vhr$mc_m, mc_vhr$mc_s, mc_vhr$mc_min, mc_vhr$mc_max, mc_vhr$dao_probability_percent, mc_vhr$percent_losing_paths),
  PFA_m = c(mc_pmr$mc_m, mc_pmr$mc_s, mc_pmr$mc_min, mc_pmr$mc_max, mc_pmr$dao_probability_percent, mc_pmr$percent_losing_paths),
  PFA_h = c(mc_phr$mc_m, mc_phr$mc_s, mc_phr$mc_min, mc_phr$mc_max, mc_phr$dao_probability_percent, mc_phr$percent_losing_paths),
  mix_m_a = c(mc_mmr_a$mc_m, mc_mmr_a$mc_s, mc_mmr_a$mc_min, mc_mmr_a$mc_max, mc_mmr_a$dao_probability_percent, mc_mmr_a$percent_losing_paths),
  mix_m_b = c(mc_mmr_b$mc_m, mc_mmr_b$mc_s, mc_mmr_b$mc_min, mc_mmr_b$mc_max, mc_mmr_b$dao_probability_percent, mc_mmr_b$percent_losing_paths),
  mix_h_a = c(mc_mhr_a$mc_m, mc_mhr_a$mc_s, mc_mhr_a$mc_min, mc_mhr_a$mc_max, mc_mhr_a$dao_probability_percent, mc_mhr_a$percent_losing_paths),
  mix_h_b = c(mc_mhr_b$mc_m, mc_mhr_b$mc_s, mc_mhr_b$mc_min, mc_mhr_b$mc_max, mc_mhr_b$dao_probability_percent, mc_mhr_b$percent_losing_paths)
)

rownames(mc_summary) <- c("mc_m", "mc_s", "mc_min", "mc_max", "dao_pct", "losing_pct")
## ---- chunk 102
knitr::kable(mc_summary, digits = 3)
## ---- chunk 103
knitr::kable(rank_summary(mc_summary, sorting = c("hi", "lo", "hi", "hi", "lo", "lo")), digits = 3)
## ---- chunk 104
x0 <- 100
y0 <- 200
Rx <- 0.5
Ry <- 1.5
## ---- chunk 105
cat(paste0("Let x_0 be ", x0, ".\n"))
cat(paste0("Let y_0 be ", y0, ".\n"))
cat("So the initial value of the pf is", x0 + y0, ".\n")
cat("\n")
cat(paste0("Let R_x be ", Rx, ".\n"))
cat(paste0("Let R_y be ", Ry, ".\n"))
## ---- chunk 106
cat(paste0("x_1 is R_x * x_0 = ", Rx * x0, ".\n"))
cat(paste0("y_1 is R_y * y_0 = ", Ry * y0, ".\n"))
## ---- chunk 107
cat("0.5 * (R_x + R_y) =", 0.5 * (Rx + Ry), "\n")
## ---- chunk 108
cat("(x_0 + y_0) * 0.5 * (R_x + R_y) =", (x0 + y0) * 0.5 * (Rx + Ry), "\n")
## ---- chunk 109
cat("0.5 * (x_1 + y_1) = 0.5 * (R_x * x_0 + R_y * y_0) =", 0.5 * (Rx * x0 + Ry * y0), "\n")
## ---- chunk 110
cat("0.5 * (log(R_x) + log(R_y)) =", 0.5 * (log(Rx) + log(Ry)), "\n")
## ---- chunk 111
cat("(x_0 + y_0) * exp(0.5 * (log(Rx) + log(Ry))) =", (x0 + y0) * exp(0.5 * (log(Rx) + log(Ry))), "\n")
## ---- chunk 112
mc_sim <- function(
    num_runs = 1, 
    num_paths = 1000, 
    num_periods = 20,
    m_a = 0,
    s_a = 0.4,
    m_b = 10,
    s_b = 3
    ) {
  
  data_x <- rnorm(num_periods, m_a, s_a)
  data_y <- rnorm(num_periods, m_b, s_b)
  
  m_data_x <- mean(data_x)
  s_data_x <- sd(data_x)
  m_data_y <- mean(data_y)
  s_data_y <- sd(data_y)
  
  cat("m(data_x):", m_data_x, "\n")
  cat("s(data_x):", s_data_x, "\n")
  cat("m(data_y):", m_data_y, "\n")
  cat("s(data_y):", s_data_y, "\n")
  cat("\n")
  
  m_data_xy <- mean(0.5 * data_x + 0.5 * data_y)
  s_data_xy <- sd(0.5 * data_x + 0.5 * data_y)
  
  cat("m(data_x + data_y):", m_data_xy, "\n")
  cat("s(data_x + data_y):", s_data_xy, "\n")
  cat("\n")
  
  run_sim <- function(num_runs) {
    df <- data.frame(
      m_a = rep(0, num_runs), m_b = rep(0, num_runs), 
      s_a = rep(0, num_runs), s_b = rep(0, num_runs)
    )
    for(j in 1:num_runs) {
      sim_x <- rep(0, num_paths)
      sim_y <- rep(0, num_paths)
      sim_xy <- rep(0, num_paths)
      for(i in 1:num_paths) {
        sim_x[i] <- sum(rnorm(num_periods, m_data_x, s_data_x))
        sim_y[i] <- sum(rnorm(num_periods, m_data_y, s_data_y))
        sim_xy[i] <- sum(rnorm(num_periods, m_data_xy, s_data_xy))
      }

      df$m_a[j] <-  mean(0.5 * sim_x + 0.5 * sim_y)
      df$m_b[j] <-  mean(sim_xy)
      df$s_a[j] <-  sd(0.5 * sim_x + 0.5 * sim_y)
      df$s_b[j] <-  sd(sim_xy)
    }
    df
  }
  
  run_sim(num_runs)
}
## ---- chunk 113
mc_sim_df <- mc_sim(
  num_runs = 10, 
  num_paths = 1000, 
  num_periods = 20,
  m_a = 0,
  s_a = 0.4,
  m_b = 10,
  s_b = 3
)
## ---- chunk 114
knitr::kable(mc_sim_df, digits = 3)
## ---- chunk 115
summary(mc_sim_df)
## ---- chunk 116
vect1 <- c(rnorm(100))
vect2 <- c(sample(vect1, 100))
vect3 <- c(sample(vect1, 100))
path1 <- c(0, cumsum(vect1))
path2 <- c(0, cumsum(vect2))
path3 <- c(0, cumsum(vect3))
plot(path1, type = "l", col = "blue", 
     ylim = c(
       min(c(path1, path2, path3)), 
       max(c(path1, path2, path3))
     )
)
lines(path2, col = "red")
lines(path3, col = "green")
## ---- chunk 117
vect1a <- c(rnorm(100, 0.05, 0.06))
vect1b <- c(sample(vect1a, 100))
vect2a <- c(rnorm(100, 0.05, 0.06))
vect2b <- c(sample(vect2a, 100))

path1a <- 100 * c(1, cumprod(1 + vect1a))
path1b <- 100 * c(1, cumprod(1 + vect1b))
path2a <- 100 * c(1, cumprod(1 + vect2a))
path2b <- 100 * c(1, cumprod(1 + vect2b))

mix_path_a <- 0.5 * path1a + 0.5 * path2a
mix_path_b <- 0.5 * path1b + 0.5 * path2b

plot(path1a, type = "l", lty = 1, col = "blue", 
     ylim = c(
       min(c(path1a, path1b, path2a, path2b)), 
       max(c(path1a, path1b, path2a, path2b))
     )
)
lines(path1b, lty = 2, col = "blue")
lines(path2a, lty = 1, col = "red")
lines(path2b, lty = 2, col = "red")
## ---- chunk 118
plot(mix_path_a, type = "l", lty = 1, col = "blue", 
     ylim = c(
       min(c(mix_path_a, mix_path_b)), 
       max(c(mix_path_a, mix_path_b))
     )
)
lines(mix_path_b, lty = 2, col = "blue")
## ---- chunk 119
var(0.5 * vhr + 0.5 * phr)
0.5^2 * var(vhr) + 0.5^2 * var(phr) + 2 * 0.5 * 0.5 * cov(vhr, phr)
## ---- chunk 120
n <- 50
test_df <- data.frame(m = rep(0, n), s = rep(0, n))
for(i in 1:n) {
  vmrl_smp <- sample(vmrl, 13)
  test_df$m[i] <- mean(0.5 * vmrl_smp + 0.5 * phr)
  test_df$s[i] <- sd(0.5 * vmrl_smp + 0.5 * phr)
}
summary(test_df)
## ---- chunk 121
plot((-20000:20000)/1000, dsstd((-20000:20000)/1000, 0, 7, 5, 1), xlim = c(-20, 20), ylim = c(0, 0.1), type = "l", xlab = "value", ylab = "likelihood", main = "Skew t-distribution density")
lines((-20000:20000)/1000, dsstd((-20000:20000)/1000, 0, 7, 5, 0.5), col="red")
lines((-20000:20000)/1000, dsstd((-20000:20000)/1000, 0, 7, 5, 2), col="blue")
legend("topright", c("xi=1", "xi=0.5", "xi=2"), col = c("black", "red", "blue"), lty = 1)
